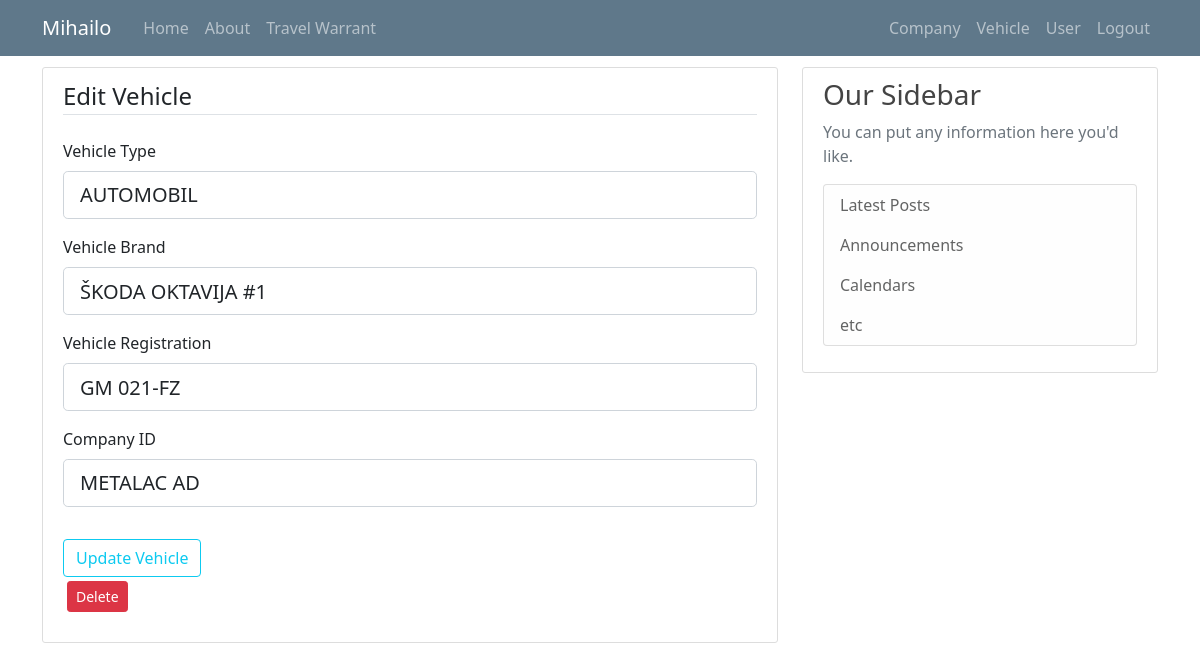
The page /vehicle/4 (signed in) on the database as committed earlier.
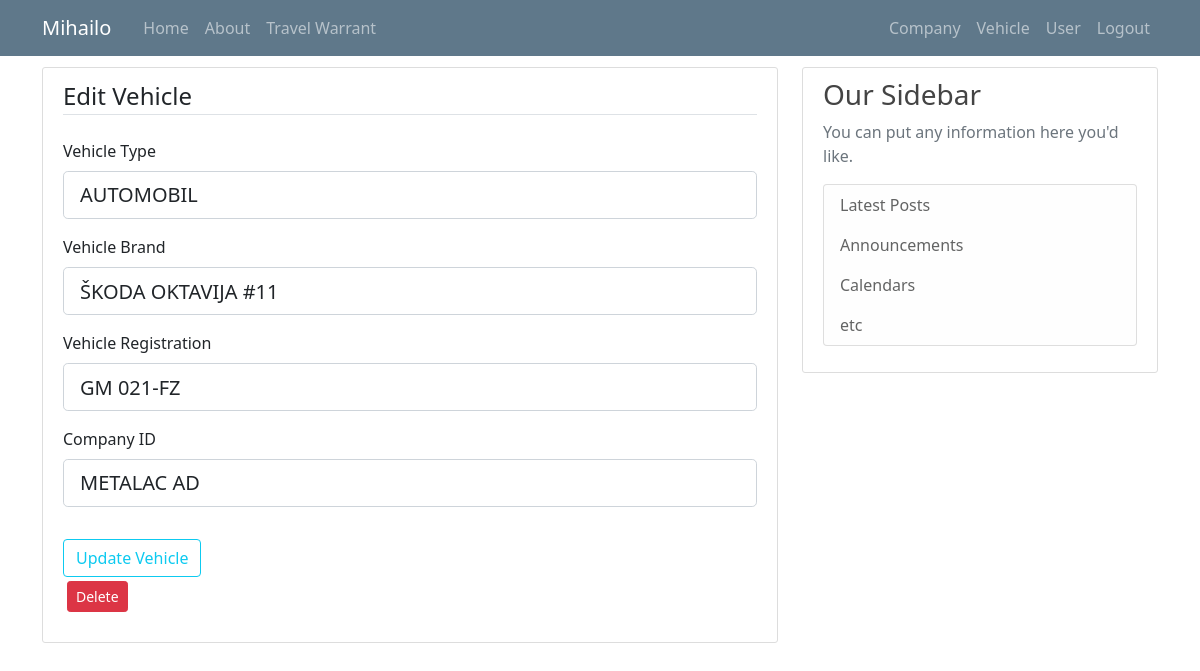
The same page on the database as committed later.
### putninalozi/models.py (models this page shows, shortened)
class Vehicle(db.Model):
    id = db.Column(db.Integer, primary_key=True)
    vehicle_type = db.Column(db.String(10), nullable = False)
    vehicle_brand = db.Column(db.String(10), nullable = False)
    vehicle_registration = db.Column(db.String(12), nullable = False)
    company_id = db.Column(db.Integer, db.ForeignKey('company.id'), nullable=False)
    travelwarrants = db.relationship('TravelWarrant', backref='travelwarrant_vehicle', lazy=True)

### putninalozi/vehicles/routes.py (the view)
@vehicles.route("/vehicle/<int:vehicle_id>", methods=['GET', 'POST'])
def vehicle_profile(vehicle_id): #ovo je funkcija za editovanje vozila
    vehicle = Vehicle.query.get_or_404(vehicle_id)
    if not current_user.is_authenticated:
        flash('You have to be logged in to access this page', 'danger')
        return redirect(url_for('users.login'))
    elif current_user.authorization != 's_admin' and current_user.authorization != 'c_admin':
        abort(403)
    elif current_user.authorization == 'c_admin':
        if current_user.user_company.id != vehicle.vehicle_company.id:
            abort(403)
    print(Company.query.filter_by(id=vehicle.company_id).first().id)
    form = UpdateVehicleForm()
    form.reset()
    if form.validate_on_submit():
        vehicle.vehicle_type = form.vehicle_type.data.upper()
        vehicle.vehicle_brand = form.vehicle_brand.data.upper()
        vehicle.vehicle_registration = form.vehicle_registration.data.upper()
        if current_user.authorization == 'c_admin':
            vehicle.company_id=int(current_user.company_id)
        elif current_user.authorization == 's_admin':
            vehicle.company_id = form.company_id.data
        db.session.commit()
        flash('Vehicle profile was updated', 'success')
        return redirect(url_for('vehicles.vehicle_list')) #vidi da li je bolje na neko drugo mesto da ga prebaci
    elif request.method == 'GET':
        form.vehicle_type.data = str(vehicle.vehicle_type)
        form.vehicle_brand.data = vehicle.vehicle_brand
        form.vehicle_registration.data = vehicle.vehicle_registration
        form.company_id.choices = [(c.id, c.companyname) for c in db.session.query(Company.id,Company.companyname).order_by('companyname').all()]
        form.company_id.data = str(vehicle.company_id)
    return render_template('vehicle.html', title="Edit Vehicle", vehicle=vehicle, form=form, legend='Edit Vehicle')

### putninalozi/vehicles/forms.py
class UpdateVehicleForm(FlaskForm):
    vehicle_type = SelectField('Vehicle Type', validators=[DataRequired()], choices=[('ATMBL', 'AUTOMOBIL'),('KMB', 'KOMBI'),('KMN', 'KAMION')])
    vehicle_brand = StringField('Vehicle Brand', validators=[DataRequired(), Length(min=2, max=20)])
    vehicle_registration = StringField('Vehicle Registration', validators=[DataRequired(), Length(min=9, max=12)]) # GM 047-DD
    company_id = SelectField('Company ID', validators=[DataRequired()], choices=[(c.id, c.companyname) for c in db.session.query(Company.id,Company.companyname).order_by('companyname').all()])
    submit = SubmitField('Update Vehicle')
    def reset(self):
        self.__init__()

### putninalozi/models.py (called while the page is built)
@login_manager.user_loader
def load_user(user_id):
    return User.query.get(int(user_id))

### putninalozi/templates/vehicle.html (shortened to what this page needs)
{% extends "layout.html" %}
{% block content %}
<div class="content-section">
    <form method="POST" action="">
        <fieldset class="form-group">
            <legend class="border-bottom mb-4">{{ legend }}</legend>
            <div class="form-group">
                {{ form.vehicle_type.label(class="form-control-label") }}
                {% if form.vehicle_type.errors %}
                    {{ form.vehicle_type(class="form-control form-control-lg is-invalid") }}
                    <div class="invalid-feedback">
                        {% for error in form.vehicle_type.errors %}
                            <span>{{ error }}</span>
                        {% endfor %}
                    </div>
                {% else %}
                    {{ form.vehicle_type(class="form-control form-control-lg") }}
                {% endif %}
            </div>
            <div class="form-group">
                {{ form.vehicle_brand.label(class="form-control-label") }}
                {% if form.vehicle_brand.errors %}
                    {{ form.vehicle_brand(class="form-control form-control-lg is-invalid") }}
                    <div class="invalid-feedback">
                        {% for error in form.vehicle_brand.errors %}
                            <span>{{ error }}</span>
                        {% endfor %}
                    </div>
                {% else %}
                    {{ form.vehicle_brand(class="form-control form-control-lg") }}
                {% endif %}
            </div>
            <div class="form-group">
                {{ form.vehicle_registration.label(class="form-control-label") }}
                {% if form.vehicle_registration.errors %}
                    {{ form.vehicle_registration(class="form-control form-control-lg is-invalid") }}
                    <div class="invalid-feedback">
                        {% for error in form.vehicle_registration.errors %}
                            <span>{{ error }}</span>
                        {% endfor %}
                    </div>
                {% else %}
                    {{ form.vehicle_registration(class="form-control form-control-lg") }}
                {% endif %}
            </div>
            {% if current_user.authorization == 's_admin'%}
              <div class="form-group">
                  {{ form.company_id.label(class="form-control-label") }}
                  {% if form.company_id.errors %}
                      {{ form.company_id(class="form-control form-control-lg is-invalid") }}
                      <div class="invalid-feedback">
                          {% for error in form.company_id.errors %}
                              <span>{{ error }}</span>
                          {% endfor %}
                      </div>
                  {% else %}
                      {{ form.company_id(class="form-control form-control-lg") }}
                  {% endif %}
              </div>
            {% else %}
              {{ form.company_id(class="sr-only form-control form-control-lg") }}
            {% endif %}
        </fieldset>
        <div class="form-group">
          {{ form.submit(class="btn btn-outline-info") }}
          {% if current_user.authorization == 's_admin' or current_user.authorization == 'c_admin' %}
            <div>
              <button type="button" class="btn btn-danger btn-sm m-1" data-toggle="modal" data-target="#DeleteModal">Delete</button>
            </div>
          {% endif %}
        </div>
  </form>
</div>
{% endblock content%}

Rows that differ between the two databases and show on the page:
changed Vehicle "AUTOMOBIL": vehicle_brand "ŠKODA OKTAVIJA #1" → "ŠKODA OKTAVIJA #11"
